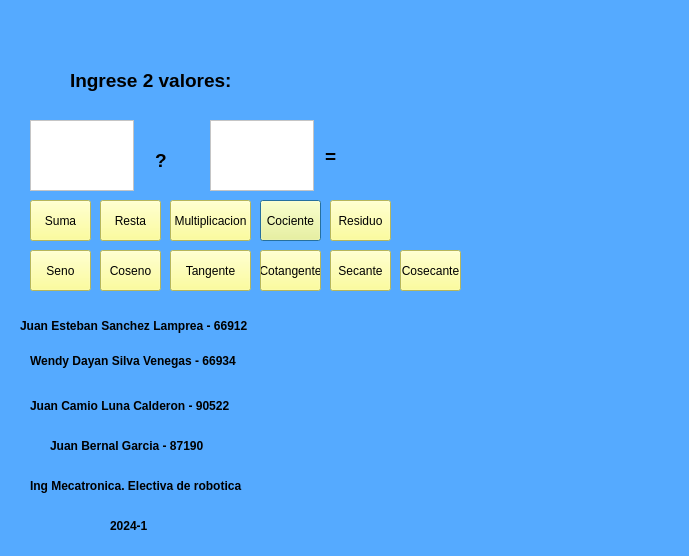
<?xml version="1.0" encoding="UTF-8"?>
<ui version="4.0">
 <class>Dialog</class>
 <widget class="QDialog" name="Dialog">
  <property name="geometry">
   <rect>
    <x>0</x>
    <y>0</y>
    <width>689</width>
    <height>556</height>
   </rect>
  </property>
  <property name="windowTitle">
   <string>Dialog</string>
  </property>
  <property name="styleSheet">
   <string notr="true">background-color: rgb(85, 170, 255);
</string>
  </property>
  <widget class="QTextEdit" name="Numero1">
   <property name="geometry">
    <rect>
     <x>30</x>
     <y>120</y>
     <width>104</width>
     <height>71</height>
    </rect>
   </property>
   <property name="styleSheet">
    <string notr="true">background-color: rgb(255, 255, 255);</string>
   </property>
  </widget>
  <widget class="QPushButton" name="Cociente">
   <property name="geometry">
    <rect>
     <x>260</x>
     <y>200</y>
     <width>61</width>
     <height>41</height>
    </rect>
   </property>
   <property name="styleSheet">
    <string notr="true">background-color: rgb(255, 255, 127);</string>
   </property>
   <property name="text">
    <string>Cociente</string>
   </property>
  </widget>
  <widget class="QPushButton" name="Resta">
   <property name="geometry">
    <rect>
     <x>100</x>
     <y>200</y>
     <width>61</width>
     <height>41</height>
    </rect>
   </property>
   <property name="styleSheet">
    <string notr="true">background-color: rgb(255, 255, 127);</string>
   </property>
   <property name="text">
    <string>Resta</string>
   </property>
  </widget>
  <widget class="QLabel" name="label_4">
   <property name="geometry">
    <rect>
     <x>70</x>
     <y>60</y>
     <width>271</width>
     <height>41</height>
    </rect>
   </property>
   <property name="font">
    <font>
     <pointsize>14</pointsize>
     <weight>75</weight>
     <bold>true</bold>
    </font>
   </property>
   <property name="text">
    <string>Ingrese 2 valores: </string>
   </property>
   <property name="margin">
    <number>4</number>
   </property>
  </widget>
  <widget class="QPushButton" name="Residuo">
   <property name="geometry">
    <rect>
     <x>330</x>
     <y>200</y>
     <width>61</width>
     <height>41</height>
    </rect>
   </property>
   <property name="styleSheet">
    <string notr="true">
background-color: rgb(255, 255, 127);</string>
   </property>
   <property name="text">
    <string>Residuo</string>
   </property>
  </widget>
  <widget class="QLabel" name="label_2">
   <property name="enabled">
    <bool>true</bool>
   </property>
   <property name="geometry">
    <rect>
     <x>320</x>
     <y>150</y>
     <width>47</width>
     <height>13</height>
    </rect>
   </property>
   <property name="font">
    <font>
     <pointsize>14</pointsize>
     <weight>75</weight>
     <bold>true</bold>
    </font>
   </property>
   <property name="mouseTracking">
    <bool>true</bool>
   </property>
   <property name="tabletTracking">
    <bool>false</bool>
   </property>
   <property name="acceptDrops">
    <bool>false</bool>
   </property>
   <property name="layoutDirection">
    <enum>Qt::LeftToRight</enum>
   </property>
   <property name="autoFillBackground">
    <bool>false</bool>
   </property>
   <property name="frameShape">
    <enum>QFrame::NoFrame</enum>
   </property>
   <property name="lineWidth">
    <number>1</number>
   </property>
   <property name="text">
    <string>=</string>
   </property>
   <property name="textFormat">
    <enum>Qt::AutoText</enum>
   </property>
   <property name="scaledContents">
    <bool>false</bool>
   </property>
   <property name="wordWrap">
    <bool>false</bool>
   </property>
   <property name="margin">
    <number>15</number>
   </property>
   <property name="indent">
    <number>5</number>
   </property>
   <property name="openExternalLinks">
    <bool>false</bool>
   </property>
  </widget>
  <widget class="QLabel" name="Resultado">
   <property name="geometry">
    <rect>
     <x>390</x>
     <y>130</y>
     <width>141</width>
     <height>61</height>
    </rect>
   </property>
   <property name="font">
    <font>
     <pointsize>26</pointsize>
     <weight>75</weight>
     <bold>true</bold>
    </font>
   </property>
   <property name="text">
    <string/>
   </property>
   <property name="margin">
    <number>5</number>
   </property>
   <property name="indent">
    <number>5</number>
   </property>
  </widget>
  <widget class="QPushButton" name="Suma">
   <property name="geometry">
    <rect>
     <x>30</x>
     <y>200</y>
     <width>61</width>
     <height>41</height>
    </rect>
   </property>
   <property name="styleSheet">
    <string notr="true">background-color: rgb(255, 255, 127);</string>
   </property>
   <property name="text">
    <string>Suma</string>
   </property>
  </widget>
  <widget class="QLabel" name="label_5">
   <property name="enabled">
    <bool>true</bool>
   </property>
   <property name="geometry">
    <rect>
     <x>150</x>
     <y>130</y>
     <width>51</width>
     <height>61</height>
    </rect>
   </property>
   <property name="font">
    <font>
     <pointsize>14</pointsize>
     <weight>75</weight>
     <bold>true</bold>
    </font>
   </property>
   <property name="mouseTracking">
    <bool>true</bool>
   </property>
   <property name="tabletTracking">
    <bool>false</bool>
   </property>
   <property name="acceptDrops">
    <bool>false</bool>
   </property>
   <property name="layoutDirection">
    <enum>Qt::LeftToRight</enum>
   </property>
   <property name="autoFillBackground">
    <bool>false</bool>
   </property>
   <property name="frameShape">
    <enum>QFrame::NoFrame</enum>
   </property>
   <property name="lineWidth">
    <number>1</number>
   </property>
   <property name="text">
    <string>?</string>
   </property>
   <property name="textFormat">
    <enum>Qt::AutoText</enum>
   </property>
   <property name="scaledContents">
    <bool>false</bool>
   </property>
   <property name="wordWrap">
    <bool>false</bool>
   </property>
   <property name="margin">
    <number>15</number>
   </property>
   <property name="indent">
    <number>5</number>
   </property>
   <property name="openExternalLinks">
    <bool>false</bool>
   </property>
  </widget>
  <widget class="QPushButton" name="Multiplicacion">
   <property name="geometry">
    <rect>
     <x>170</x>
     <y>200</y>
     <width>81</width>
     <height>41</height>
    </rect>
   </property>
   <property name="styleSheet">
    <string notr="true">background-color: rgb(255, 255, 127);</string>
   </property>
   <property name="text">
    <string>Multiplicacion</string>
   </property>
  </widget>
  <widget class="QTextEdit" name="Numero2">
   <property name="geometry">
    <rect>
     <x>210</x>
     <y>120</y>
     <width>104</width>
     <height>71</height>
    </rect>
   </property>
   <property name="styleSheet">
    <string notr="true">background-color: rgb(255, 255, 255);</string>
   </property>
  </widget>
  <widget class="QLabel" name="label">
   <property name="geometry">
    <rect>
     <x>30</x>
     <y>340</y>
     <width>261</width>
     <height>41</height>
    </rect>
   </property>
   <property name="font">
    <font>
     <pointsize>9</pointsize>
     <weight>75</weight>
     <bold>true</bold>
    </font>
   </property>
   <property name="text">
    <string>Wendy Dayan Silva Venegas - 66934</string>
   </property>
   <property name="margin">
    <number>15</number>
   </property>
  </widget>
  <widget class="QLabel" name="label_6">
   <property name="geometry">
    <rect>
     <x>20</x>
     <y>300</y>
     <width>291</width>
     <height>51</height>
    </rect>
   </property>
   <property name="font">
    <font>
     <pointsize>9</pointsize>
     <weight>75</weight>
     <bold>true</bold>
    </font>
   </property>
   <property name="text">
    <string>Juan Esteban Sanchez Lamprea - 66912</string>
   </property>
   <property name="margin">
    <number>15</number>
   </property>
  </widget>
  <widget class="QLabel" name="label_7">
   <property name="geometry">
    <rect>
     <x>30</x>
     <y>380</y>
     <width>291</width>
     <height>51</height>
    </rect>
   </property>
   <property name="font">
    <font>
     <pointsize>9</pointsize>
     <weight>75</weight>
     <bold>true</bold>
    </font>
   </property>
   <property name="text">
    <string>Juan Camio Luna Calderon - 90522</string>
   </property>
   <property name="margin">
    <number>15</number>
   </property>
  </widget>
  <widget class="QLabel" name="label_8">
   <property name="geometry">
    <rect>
     <x>50</x>
     <y>420</y>
     <width>291</width>
     <height>51</height>
    </rect>
   </property>
   <property name="font">
    <font>
     <pointsize>9</pointsize>
     <weight>75</weight>
     <bold>true</bold>
    </font>
   </property>
   <property name="text">
    <string>Juan Bernal Garcia - 87190</string>
   </property>
   <property name="margin">
    <number>15</number>
   </property>
  </widget>
  <widget class="QLabel" name="label_9">
   <property name="geometry">
    <rect>
     <x>30</x>
     <y>460</y>
     <width>291</width>
     <height>51</height>
    </rect>
   </property>
   <property name="font">
    <font>
     <pointsize>9</pointsize>
     <weight>75</weight>
     <bold>true</bold>
    </font>
   </property>
   <property name="text">
    <string>Ing Mecatronica. Electiva de robotica</string>
   </property>
   <property name="margin">
    <number>15</number>
   </property>
  </widget>
  <widget class="QLabel" name="label_10">
   <property name="geometry">
    <rect>
     <x>110</x>
     <y>500</y>
     <width>81</width>
     <height>51</height>
    </rect>
   </property>
   <property name="font">
    <font>
     <pointsize>9</pointsize>
     <weight>75</weight>
     <bold>true</bold>
    </font>
   </property>
   <property name="text">
    <string>2024-1</string>
   </property>
   <property name="margin">
    <number>15</number>
   </property>
  </widget>
  <widget class="QPushButton" name="Seno">
   <property name="geometry">
    <rect>
     <x>30</x>
     <y>250</y>
     <width>61</width>
     <height>41</height>
    </rect>
   </property>
   <property name="styleSheet">
    <string notr="true">background-color: rgb(255, 255, 127);</string>
   </property>
   <property name="text">
    <string>Seno</string>
   </property>
  </widget>
  <widget class="QPushButton" name="Coseno">
   <property name="geometry">
    <rect>
     <x>100</x>
     <y>250</y>
     <width>61</width>
     <height>41</height>
    </rect>
   </property>
   <property name="styleSheet">
    <string notr="true">background-color: rgb(255, 255, 127);</string>
   </property>
   <property name="text">
    <string>Coseno</string>
   </property>
  </widget>
  <widget class="QPushButton" name="Tangente">
   <property name="geometry">
    <rect>
     <x>170</x>
     <y>250</y>
     <width>81</width>
     <height>41</height>
    </rect>
   </property>
   <property name="styleSheet">
    <string notr="true">background-color: rgb(255, 255, 127);</string>
   </property>
   <property name="text">
    <string>Tangente</string>
   </property>
  </widget>
  <widget class="QPushButton" name="Cotangente">
   <property name="geometry">
    <rect>
     <x>260</x>
     <y>250</y>
     <width>61</width>
     <height>41</height>
    </rect>
   </property>
   <property name="styleSheet">
    <string notr="true">background-color: rgb(255, 255, 127);</string>
   </property>
   <property name="text">
    <string>Cotangente</string>
   </property>
  </widget>
  <widget class="QPushButton" name="Secante">
   <property name="geometry">
    <rect>
     <x>330</x>
     <y>250</y>
     <width>61</width>
     <height>41</height>
    </rect>
   </property>
   <property name="styleSheet">
    <string notr="true">
background-color: rgb(255, 255, 127);</string>
   </property>
   <property name="text">
    <string>Secante</string>
   </property>
  </widget>
  <widget class="QPushButton" name="Cosecante">
   <property name="geometry">
    <rect>
     <x>400</x>
     <y>250</y>
     <width>61</width>
     <height>41</height>
    </rect>
   </property>
   <property name="styleSheet">
    <string notr="true">background-color: rgb(255, 255, 127);</string>
   </property>
   <property name="text">
    <string>Cosecante</string>
   </property>
  </widget>
  <widget class="QLabel" name="Logo">
   <property name="geometry">
    <rect>
     <x>320</x>
     <y>320</y>
     <width>341</width>
     <height>211</height>
    </rect>
   </property>
   <property name="text">
    <string/>
   </property>
   <property name="scaledContents">
    <bool>true</bool>
   </property>
  </widget>
 </widget>
 <resources/>
 <connections/>
</ui>
